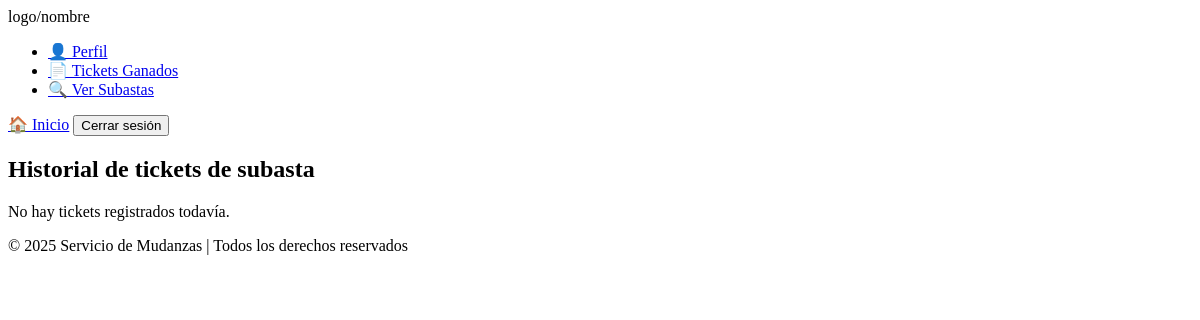
The app's page /subastas/historial/ (signed in), older data.
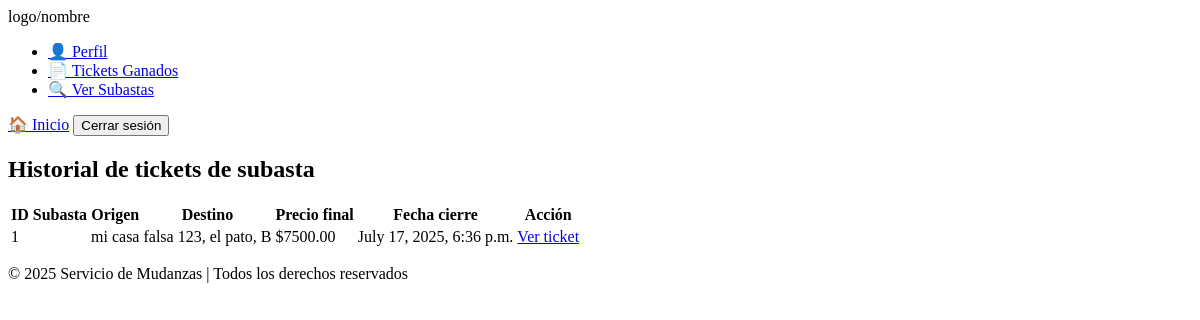
The same page, newer data.
### creacionSubastas/models.py (models this page shows, shortened)
class TicketSubasta(models.Model):
    subasta = models.OneToOneField(Subasta, on_delete=models.CASCADE)
    fecha_cierre = models.DateTimeField(auto_now_add=True)
    modo_cierre = models.CharField(max_length=50)  # "manual" o "automático"
    precio_final = models.DecimalField(max_digits=10, decimal_places=2)
    cliente = models.ForeignKey(Usuario, on_delete=models.CASCADE, related_name="tickets_emitidos")
    ganador = models.ForeignKey(Usuario, on_delete=models.SET_NULL, null=True, blank=True, related_name="tickets_recibidos")

class Subasta(models.Model):
    cliente = models.ForeignKey(Usuario, on_delete=models.CASCADE, related_name="subastas_creadas")
    origen = models.CharField(max_length=100)
    destino = models.CharField(max_length=100)
    fecha_envio = models.DateField()
    descripcion = models.TextField(blank=True)
    tiempo_limite = models.DateTimeField()
    finalizada = models.BooleanField(default=False)
    oferta_ganadora = models.ForeignKey("Oferta", null=True, blank=True, on_delete=models.SET_NULL, related_name="ganadora_de")
    destino_calle = models.CharField(max_length=100)
    destino_localidad = models.CharField(max_length=100)
    destino_provincia = models.CharField(max_length=100)
    precio_referencia = models.DecimalField(
    max_digits=10,
    decimal_places=2,
    default=10000,
    verbose_name="Precio máximo dispuesto a pagar",
    help_text="Este es el precio que el cliente está dispuesto a pagar como máximo."
    )
    fecha_creacion = models.DateTimeField(default=timezone.now, verbose_name="Fecha de creación")

### creacionSubastas/views.py (the view)
# urls.py: path("historial/", historial_tickets, name="historial_tickets"),
@login_required
def historial_tickets(request):
    if request.user.tipo_usuario == "cliente":
        tickets = TicketSubasta.objects.filter(cliente=request.user)
    elif request.user.tipo_usuario in ["chofer_particular", "empresa"]:
        tickets = TicketSubasta.objects.filter(ganador=request.user)
    else:
        tickets = TicketSubasta.objects.none()
    return render(request, "creacionSubastas/historial_tickets.html", {
        "tickets": tickets
    })

### registroUsuarios/authentication.py (called while the page is built)
    def get_user(self, user_id):
        try:
            return Usuario.objects.get(pk=user_id)  # Devuelve el usuario por ID
        except Usuario.DoesNotExist:
            return None

### creacionSubastas/templates/creacionSubastas/historial_tickets.html
{% extends "base.html" %}
{% block content %}
<h2>Historial de tickets de subasta</h2>
{% if tickets %}
<table>
  <tr>
    <th>ID Subasta</th>
    <th>Origen</th>
    <th>Destino</th>
    <th>Precio final</th>
    <th>Fecha cierre</th>
    <th>Acción</th>
  </tr>
  {% for ticket in tickets %}
  <tr>
    <td>{{ ticket.subasta.id }}</td>
    <td>{{ ticket.subasta.origen }}</td>
    <td>{{ ticket.subasta.destino_calle }}, {{ ticket.subasta.destino_localidad }}, {{ ticket.subasta.destino_provincia }}</td>
    <td>${{ ticket.precio_final }}</td>
    <td>{{ ticket.fecha_cierre }}</td>
    <td><a href="{% url 'creacionSubastas:ticket_subasta' ticket.subasta.id %}">Ver ticket</a></td>
  </tr>
  {% endfor %}
</table>
{% else %}
<p>No hay tickets registrados todavía.</p>
{% endif %}
{% endblock %}

Row changes from the older to the newer data that the page shows:
added TicketSubasta: subasta.id "1", subasta.origen "mi casa", subasta.destino_calle "falsa 123", subasta.destino_localidad "el pato", subasta.destino_provincia "B", precio_final "7500.00", fecha_cierre "July 17, 2025, 6:36 p.m."
Text that changed along with them:
text no longer shown: "No hay tickets registrados todavía."
text now shown: "ID Subasta Origen Destino Precio final Fecha cierre Acción"
